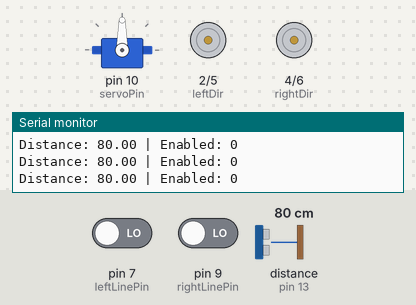
The sketch below on a simulated Arduino Uno, built with avr-gcc and run on an emulated ATmega328P. Parts: servo, direction and speed pins drawn as motors (green arrow = direction pin HIGH = forward, orange = LOW = backward, longer = more drive), the last lines printed to the serial monitor. Wiring (inferred from the names in the program): ultrasonic range finder: trigger pin 12; echo pin 13. The test bench sets the inputs (shaded band); at power-on: distance to the obstacle (sensor on pin 13) 80 cm, pin 7 (leftLinePin) LOW, pin 9 (rightLinePin) LOW. The echo pulse lasts 58.3 µs per cm.

Above: at 1.7 s.
1.8 s: distance to the obstacle (sensor on pin 13) set to 11 cm
4.8 s: distance to the obstacle (sensor on pin 13) set to 8 cm
At 6.7 s:
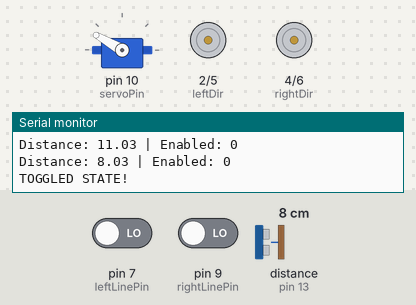
7.8 s: distance to the obstacle (sensor on pin 13) set to 14 cm
10.8 s: distance to the obstacle (sensor on pin 13) set to 18 cm
At 12.0 s:
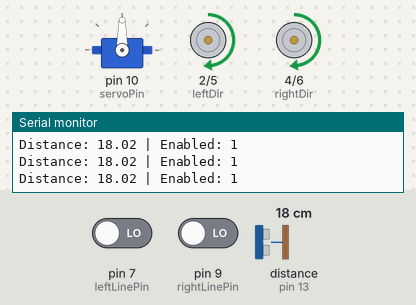
12.8 s: distance to the obstacle (sensor on pin 13) set to 2 cm
At 14.6 s:
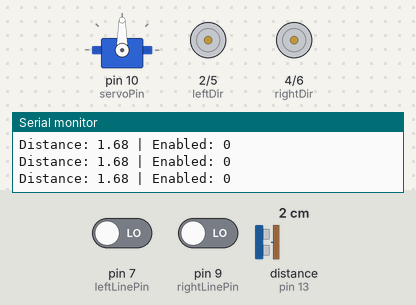
Timing chart, 0 to 15.8 s (numbered marks = the images above; inputs shaded):
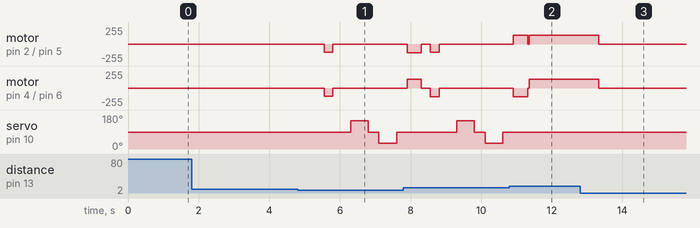

Measured:
- the behaviour switches between 10 and 9 cm on distance to the obstacle (sensor on pin 13) (found by bisection; images 0 and 1)
- the behaviour switches between 15 and 16 cm on distance to the obstacle (sensor on pin 13) (found by bisection; images 1 and 2)
- after the input at 4.8 s, motor on pin 2 (leftDir) / pin 5 (leftPwm), motor on pin 4 (rightDir) / pin 6 (rightPwm): stopped → backward 120/255 after 0.75 s, → stopped 0.25 s later; servo on pin 10 (servoPin): 90° → 150° after 1.5 s, → 90° 0.50 s later, → 30° 0.30 s later, → 90° 0.50 s later
- after the input at 10.8 s, servo on pin 10 (servoPin): stays 90° (without the input it goes to 150° after 1.5 s)
- after the input at 12.8 s, motor on pin 2 (leftDir) / pin 5 (leftPwm), motor on pin 4 (rightDir) / pin 6 (rightPwm): forward 130/255 → stopped after 0.53 s

The sketch:

handwave.ino
```cpp
//Detect a quick hand wave (close distance)
//Toggle a variable: robotEnabled
//If OFF → robot stays still
//If ON → robot runs your logic
#include <Servo.h>

// Ultrasonic
const int trigPin = 12;
const int echoPin = 13;

// Motors
const int leftDir  = 2;
const int leftPwm  = 5;
const int rightDir = 4;
const int rightPwm = 6;

// Line sensors
const int leftLinePin  = 7;
const int rightLinePin = 9;

// Servo
const int servoPin = 10;
Servo scanServo;

// -------- SETTINGS --------
int motorSpeed = 120;
int turnSpeed  = 130;

int obstacleThreshold = 15;

// servo positions, this are adjusted based on how the servo was mounted
int servoCenter = 90;
int servoLeft = 150;
int servoRight = 30;

// Gesture detection
int gestureDistance = 10;   // cm (hand close)
bool robotEnabled = false;
bool handDetected = false;

// -------- FUNCTIONS --------
float readDistanceCM() {
  digitalWrite(trigPin, LOW);
  delayMicroseconds(2);

  digitalWrite(trigPin, HIGH);
  delayMicroseconds(10);
  digitalWrite(trigPin, LOW);

  long duration = pulseIn(echoPin, HIGH, 30000);

  if (duration == 0) return 999;

  return (duration * 0.0343) / 2.0;
}

void stopCar() {
  analogWrite(leftPwm, 0);
  analogWrite(rightPwm, 0);
}

void forward() {
  digitalWrite(leftDir, HIGH);
  digitalWrite(rightDir, HIGH);
  analogWrite(leftPwm, motorSpeed);
  analogWrite(rightPwm, motorSpeed);
}
void backward() {
  digitalWrite(leftDir, LOW);
  digitalWrite(rightDir, LOW);
  analogWrite(leftPwm, motorSpeed);
  analogWrite(rightPwm, motorSpeed);
}

void turnLeft() {
  digitalWrite(leftDir, LOW);
  digitalWrite(rightDir, HIGH);
  analogWrite(leftPwm, turnSpeed);
  analogWrite(rightPwm, turnSpeed);
}

void turnRight() {
  digitalWrite(leftDir, HIGH);
  digitalWrite(rightDir, LOW);
  analogWrite(leftPwm, turnSpeed);
  analogWrite(rightPwm, turnSpeed);
}

// -------- LINE TRACKING --------
const int BLACK = 0;   // may need to flip

void lineTrack() {
  int left  = digitalRead(leftLinePin);
  int right = digitalRead(rightLinePin);

  if (left == BLACK && right == BLACK) {
    forward();
  }
  else if (left == BLACK) {
    turnLeft();
  }
  else if (right == BLACK) {
    turnRight();
  }
  else {
    forward();
  }
}

// -------- OBSTACLE AVOID --------
void avoidObstacle() {
  stopCar();
  delay(200);

  backward();
  delay(250);
  stopCar();
  delay(200);

  // Middle
  scanServo.write(servoCenter);
  delay(300);

  // Look left
  scanServo.write(servoLeft);
  delay(500);
  float leftDistance = readDistanceCM();

  // Back to middle
  scanServo.write(servoCenter);
  delay(300);

  // Look right
  scanServo.write(servoRight);
  delay(500);
  float rightDistance = readDistanceCM();

  // Back to middle
  scanServo.write(servoCenter);
  delay(300);

  Serial.print("Left distance: ");
  Serial.print(leftDistance);
  Serial.print(" | Right distance: ");
  Serial.println(rightDistance);

  if (leftDistance > rightDistance) {
    turnLeft();
    delay(400);
  } else {
    turnRight();
    delay(400);
  }

  stopCar();
}
// -------- SETUP --------
void setup() {
  Serial.begin(9600);

  pinMode(trigPin, OUTPUT);
  pinMode(echoPin, INPUT);

  pinMode(leftDir, OUTPUT);
  pinMode(leftPwm, OUTPUT);
  pinMode(rightDir, OUTPUT);
  pinMode(rightPwm, OUTPUT);

  pinMode(leftLinePin, INPUT);
  pinMode(rightLinePin, INPUT);

  scanServo.attach(servoPin);
  scanServo.write(servoCenter);

  stopCar();
  delay(500);
}

// -------- LOOP --------
void loop() {
  scanServo.write(servoCenter); // this allows for the sensor to face foward
  float distance = readDistanceCM();

  Serial.print("Distance: ");
  Serial.print(distance);
  Serial.print(" | Enabled: ");
  Serial.println(robotEnabled);

  // -------- GESTURE DETECTION --------
  if (distance < gestureDistance && !handDetected) {
    robotEnabled = !robotEnabled;   // TOGGLE
    handDetected = true;

    Serial.println("TOGGLED STATE!");
    delay(500); // debounce
  }

  if (distance >= gestureDistance) {
    handDetected = false;
  }

  // -------- ROBOT OFF --------
  if (!robotEnabled) {
    stopCar();
    return;
  }

  // -------- ROBOT ON --------
  if (distance < obstacleThreshold) {
    avoidObstacle();
  } else {
    lineTrack();
  }

  delay(50);
}
```
